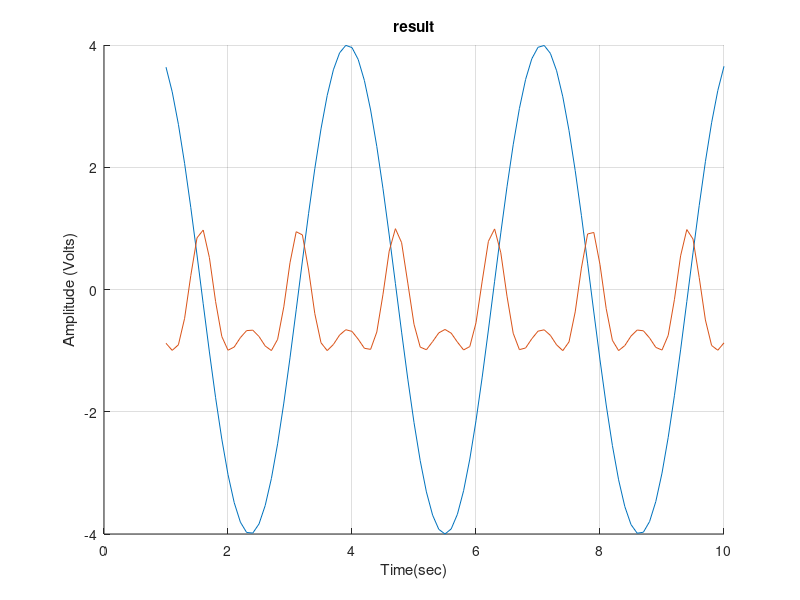

Write the MATLAB code that produced this figure.
clc; clear; close all;
x = 1:0.1:10;
y = 4*sin(2*x);
z = cos(y);

figure
hold on 
plot(x, y)
plot(x, z)
hold off 
grid on
xlabel('Time(sec)')
ylabel('Amplitude (Volts)')
title('result')
